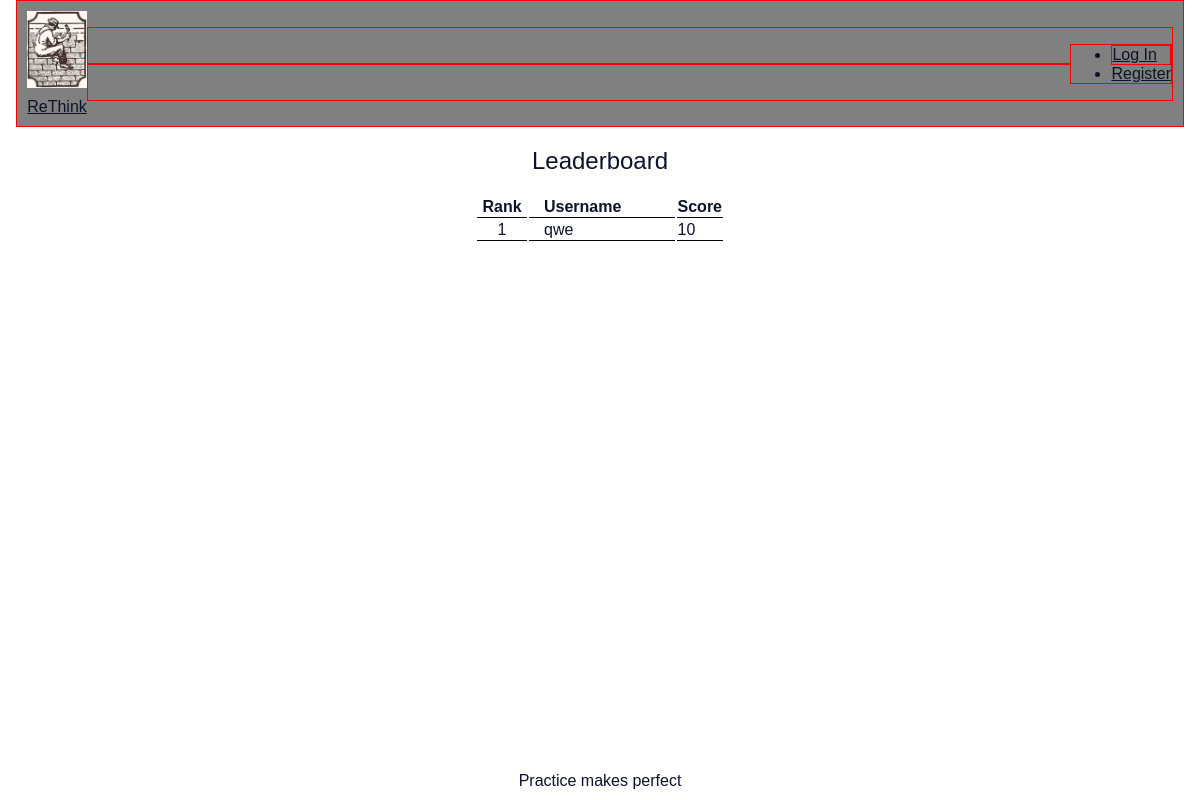
Before: / with the older database file.
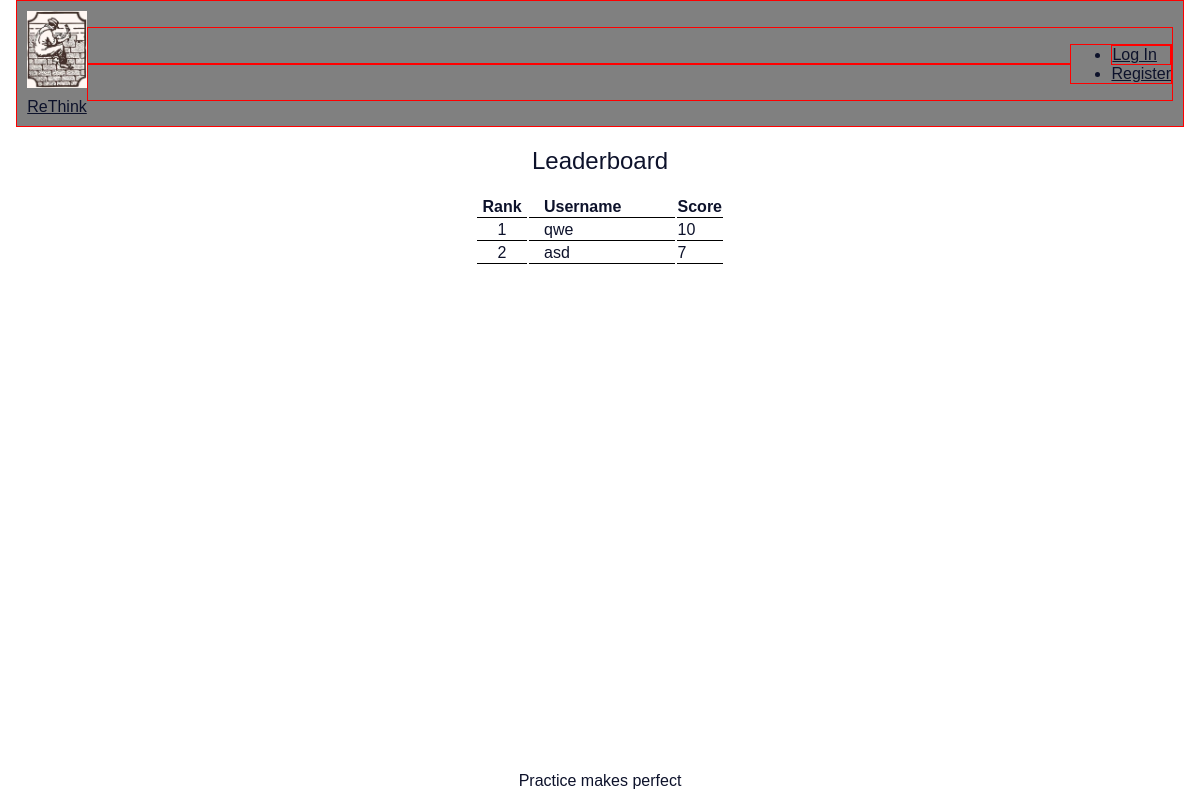
After: the same page with the newer database file.
### tables this page shows
CREATE TABLE users (id INTEGER PRIMARY KEY AUTOINCREMENT NOT NULL, username TEXT NOT NULL, hash TEXT NOT NULL);

### app.py (the view)
@app.route("/")
def index():
    users = db.execute("SELECT username, MAX(score) FROM users JOIN scores ON users.id=scores.user_id GROUP BY user_id ORDER BY MAX(score) DESC LIMIT 10")
    return render_template("index.html", users=users)

### app.py (called while the page is built)
@app.after_request
def after_request(response):
    response.headers["Cache-Control"] = "no-cache, no-store, must-revalidate"
    response.headers["Expires"] = 0
    response.headers["Pragma"] = "no-cache"
    return response

### templates/index.html (shortened to what this page needs)
{% extends "layout.html" %}
{% block main %}
<main class="">
   <div class="leaderboard ">
        <div class="leaderboard-title">Leaderboard</div>
        <table class="leaderboard-table ">
            <colgroup>
                <col style="width: 50px;">
                <col>
                <col style="width: 40px;">
            </colgroup>
            <thead>
                <tr>
                    <th >Rank</th>
                    <th class ="user-name">Username</th>
                    <th>Score</th>
                </tr>
            </thead>
            <tbody>
            {% for user in users %}
                <tr class = "row">
                    <td style="text-align: center;">{{loop.index}}</td>
                    <td class ="user-name">{{user["username"]}}</td>
                    <td>{{user["MAX(score)"]}}</td>
                </tr>
            {% endfor %}
            </tbody>
        </table>
   </div>
</main>
{% endblock %}

### templates/layout.html (shortened to what this page needs)
<!DOCTYPE html>
<html lang="en">
    <head>
        <link href="/static/styles.css" rel="stylesheet">
    </head>
    <body>
        <nav class="navbar yl">
                <div>
                    <a class="navbar-brand" href="/">
                        <img src="/static/logo.png" width="60" alt="Home">
                        ReThink
                    </a>
                </div>
                <div class="navbar-menu yl" id="navbar">
                    {% if session["user_id"] %}
                    <div class="navbar-menu yl" id="not-authorized">
                        <ul class="navbar-nav yl">
                            <li class="nav-item"><a class="nav-link" href="/multiply" id="multiply-link" >Multiply Challenge</a></li>
                            <li class="nav-item"><a class="nav-link" href="/tiles" id="tiles-link" >Memory Tiles</a></li>
                        </ul>
                        <ul class="navbar-nav">
                            <li class="nav-item"><a class="nav-link" href="/changepass">Change Password</a></li>
                            <li class="nav-item"><a class="nav-link" href="/logout">Log Out</a></li>
                        </ul>
                    </div>
                    {% else %}
                    <div class="navbar-menu yl" id="authorized"></div>
                        <ul class="navbar-login yl">
                            <li class="nav-item yl"><a class="nav-link" href="/login">Log In</a></li>
                            <li class="nav-item"><a class="nav-link" href="/register">Register</a></li>
                        </ul>
                    </div>
                    {% endif %}
        </nav>
        {% block main %}
        {% endblock %}
        <footer class = "footer">
            Practice makes perfect
        </footer>
    </body>
</html>

### static/styles.css (style rules this page uses)
* { box-sizing: border-box; }
body { min-height: 100vh; margin: 0; padding: 0; }
body { font-family: "Trebuchet MS", "Lucida Sans Unicode", "Lucida Grande", "Lucida Sans", Arial, sans-serif; color: #0d122b; display: flex; flex-direction: column; padding-left: 1em; padding-right: 1em; }
a { color: #0d122b; }
.navbar { display: flex; justify-content: space-between; align-items: center; padding: 10px; margin-bottom: 10px; }
.navbar-brand { display: flex; flex:1; flex-direction: column; align-items: center; gap: 10px }
.navbar-menu { flex:6; display: flex; justify-content: space-between; align-items: center; }
.navbar-login { display: flex; width : auto; flex-direction: column; justify-content: end; }
.leaderboard { display: flex; flex-direction: column; justify-content: center; gap: 10px; width: 250px; margin: 0 auto; }
.leaderboard-title { text-align: center; padding: 10px; font-size: 1.5rem; }
td, th { border-bottom: 1px solid black; }
.user-name { text-align: left; padding-left: 15px; }
.yl { background-color: grey; border-color: red; border-width: 1px; border-style: solid; }
.footer { display: flex; justify-content: center; align-items: center; padding: 10px; margin-top: auto; }

Changed rows visible on the page:
added users: username "asd", user "7"
